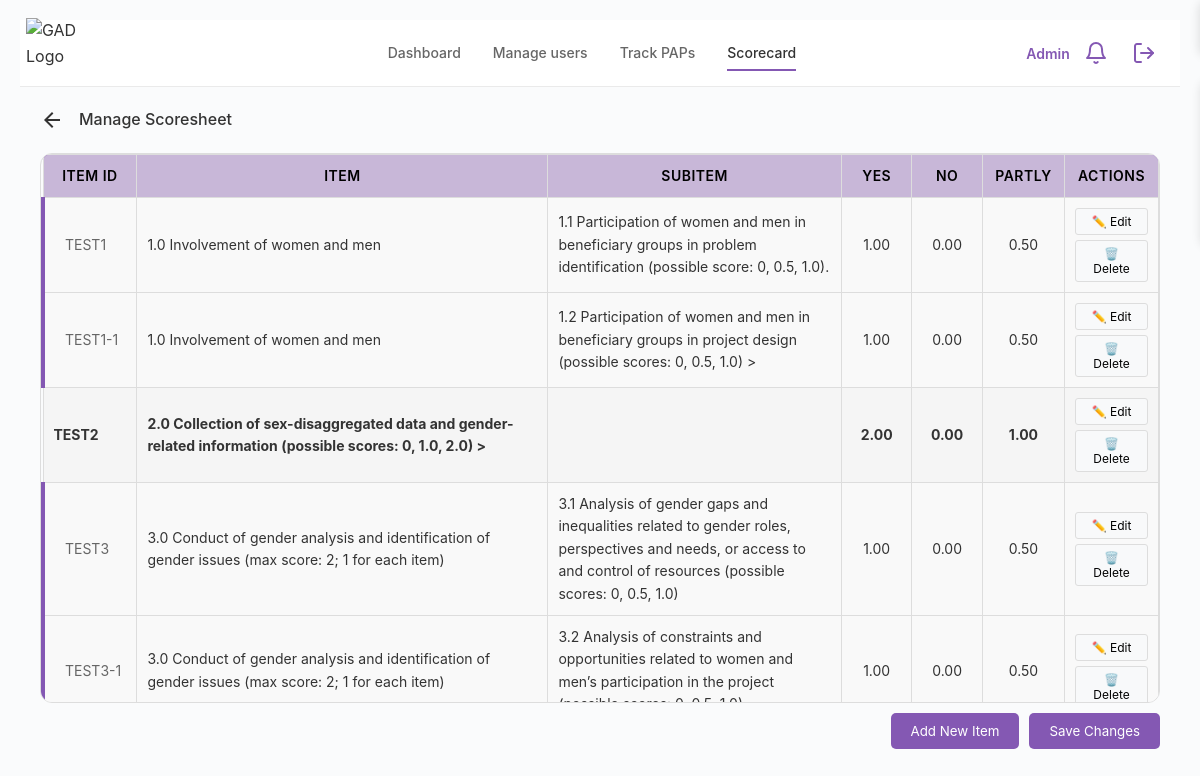
Screenshot of /manage_scoresheet.php (signed in) with the database file from the repository.
### tables this page shows
CREATE TABLE IF NOT EXISTS `scoresheet` (
  `itemID` varchar(10) NOT NULL,
  `item` text NOT NULL,
  `subitem` text,
  `adminID` varchar(10) NOT NULL,
  `yesValue` decimal(5,2) NOT NULL,
  `noValue` decimal(5,2) NOT NULL,
  `partlyValue` decimal(5,2) NOT NULL,
  PRIMARY KEY (`itemID`),
  KEY `adminID` (`adminID`)
);

### manage_scoresheet.php (the view, shortened to what this page needs)
<?php
$pdo = new PDO('mysql:host=localhost;dbname=gad_dbms', 'root', '');
if (!isset($_SESSION['scoresheet']) && !isset($_SESSION['cleared'])) {
    $stmt = $pdo->query("
        SELECT s.* FROM Scoresheet s
        JOIN (
            SELECT itemID FROM ScoresheetVersions
            WHERE versionID = (
                SELECT versionID FROM ScoresheetVersions
                ORDER BY dateAdministered DESC LIMIT 1
            )
        ) AS latest ON latest.itemID = s.itemID
    ");
    $_SESSION['scoresheet'] = $stmt->fetchAll(PDO::FETCH_ASSOC);
}
    if (isset($_SESSION['adminID'])) {
        $adminID = $_SESSION['adminID'];
        $adminTooltip = htmlspecialchars($adminID);
    } else {
        echo "Admin ID is not set in the session.";
    }
?>
<!DOCTYPE html>
<html lang="en">
<head>
    <link rel="stylesheet" href="globalstyles.css">
    <link rel="stylesheet" href="admin-tables.css">
    <link rel="stylesheet" href="header-admin.css">
</head>
<body style="overflow: hidden;">
        <div class="view" style="margin:0 auto; padding:20px; box-sizing:border-box;">
        <div class="header">
            <div class="logo">
                <div class="logo-icon">
                    <img src="img/logo.svg" alt="GAD Logo" width="80" height="80">
                </div>
            </div>
            <nav>
                <ul class="nav-menu">
                    <li><a href="adminhome.php" class="nav-item">Dashboard</a></li>
                    <li><a href="admin-usrmgt.php" class="nav-item">Manage users</a></li>
                    <li><a href="admin-papseval.html" class="nav-item">Track PAPs</a></li>
                    <li><a href="adminscoresheet.php" class="nav-item active">Scorecard</a></li>
                </ul>
            </nav>
           <div class="header-actions">
                <div class="header-icon-container">
                    <button class="icon-button" style="position: relative;" data-tooltip="<?php echo $adminTooltip; ?>"
                    onmouseover="this.querySelector('.tooltip').style.display='block'"
                        onmouseout="this.querySelector('.tooltip').style.display='none'">
                    <span style="color: #8458B3; font-weight: 600; font-size: 14px;">Admin</span>
                </button>
                </div>
                <div class="header-icon-container">
                    <button class="icon-button" id="notification-button" title="Notifications">
                    </button>
                </div>
                <div class="header-icon-container">
                    <button class="icon-button" id="menu-button" title="Log out">
                    </button>
                </div>
            </div>
        </div>
        <div class="subheader-container">
            <div class="subheader-header">
                <div class="header-left">
                    <a href="adminscoresheet.php" class="back-icon">
                        <svg width="24" height="24" viewBox="0 0 24 24" fill="none" xmlns="http://www.w3.org/2000/svg">
                            <path d="M20 11H7.83L13.42 5.41L12 4L4 12L12 20L13.41 18.59L7.83 13H20V11Z" fill="#333333"/>
                        </svg>
                    </a>
                    <div class="subheader-title">Manage Scoresheet</div>
                </div>
            </div>
        </div>
        <div class="table-container">
            <table>
                <thead class="sticky-header">
                    <tr>
                        <th style="width: 8%;">Item ID</th>
                        <th style="width: 35%;">Item</th>
                        <th style="width: 25%;">Subitem</th>
                        <th style="width: 6%;" class="response-columns">Yes</th>
                        <th style="width: 6%;" class="response-columns">No</th>
                        <th style="width: 7%;" class="response-columns">Partly</th>
                        <th style="width: 8%;">Actions</th>
                    </tr>
                </thead>
                <tbody class="table-body-container">
                    <?php if (isset($_SESSION['scoresheet']) && is_array($_SESSION['scoresheet'])): ?>
                        <?php foreach ($_SESSION['scoresheet'] as $item): ?>
                           <?php if (isset($_POST['edit']) && $_POST['edit'] === $item['itemID']): ?>
                <form method="post">
                    <tr>
                        <td>
                            <?= htmlspecialchars($item['itemID']) ?>
                            <input type="hidden" name="itemID" value="<?= htmlspecialchars($item['itemID']) ?>">
                        </td>
                        <td>
                            <textarea name="item" class="edit-input-textarea auto-resize"
                                    placeholder="Enter item text..."><?= htmlspecialchars($item['item']) ?></textarea>
                        </td>
                        <td>
                            <textarea name="subitem" class="edit-input-textarea auto-resize"
                                    placeholder="Enter subitem text..."><?= htmlspecialchars($item['subitem']) ?></textarea>
                        </td>
                        <td>
                            <input name="yesValue" class="edit-input-number" type="number" step="0.01"
                                value="<?= htmlspecialchars($item['yesValue']) ?>">
                        </td>
                        <td>
                            <input name="noValue" class="edit-input-number" type="number" step="0.01"
                                value="<?= htmlspecialchars($item['noValue']) ?>">
                        </td>
                        <td>
                            <input name="partlyValue" class="edit-input-number" type="number" step="0.01"
                                value="<?= htmlspecialchars($item['partlyValue']) ?>">
                        </td>
                        <td class="action-buttons">
                            <button name="edit_apply" type="submit">✅ Save</button>
                            <button type="button" onclick="cancelEdit()">❌ Cancel</button>
                        </td>
                    </tr>
                </form>
            <?php else: ?>
                <tr class="<?= !empty($item['subitem']) ? 'sub-item' : 'main-category' ?>">
                    <td><?= htmlspecialchars($item['itemID']) ?></td>
                    <td><?= htmlspecialchars($item['item']) ?></td>
                    <td><?= htmlspecialchars($item['subitem']) ?></td>
                    <td class="response-columns"><?= htmlspecialchars($item['yesValue']) ?></td>
                    <td class="response-columns"><?= htmlspecialchars($item['noValue']) ?></td>
                    <td class="response-columns"><?= htmlspecialchars($item['partlyValue']) ?></td>
                    <td>
                        <div class="action-buttons">
                            <form method="post" style="display:inline">
                                <button name="edit" value="<?= htmlspecialchars($item['itemID']) ?>">✏️ Edit</button>
                            </form>
                            <form method="post" style="display:inline">
                                <button name="delete" value="<?= htmlspecialchars($item['itemID']) ?>"
                                        onclick="return confirm('Delete this item?')">🗑️ Delete</button>
                            </form>
                        </div>
                    </td>
                </tr>
            <?php endif; ?>
                        <?php endforeach; ?>
                    <?php else: ?>
                        <tr>
                            <td colspan="7" style="text-align: center; color: #999; padding: 20px;">No items to display</td>
                        </tr>
                    <?php endif; ?>
                </tbody>
            </table>
        </div>
        <div class="footer">
           <button type="button" id="addItemBtn" style="background-color: #8458B3; color: white; padding: 10px 20px; border: none; border-radius: 5px; cursor: pointer;" onmouseover="this.style.backgroundColor='#6a4a8d'" onmouseout="this.style.backgroundColor='#8458B3'">Add New Item</button>
            <form method="post" style="display: inline;">
            <button type="submit" name="save" style="background-color: #8458B3; color: white; padding: 10px 20px; border: none; border-radius: 5px; cursor: pointer;" onmouseover="this.style.backgroundColor='#6a4a8d'" onmouseout="this.style.backgroundColor='#8458B3'" onclick="return confirm('Save changes and create new version?')">Save Changes</button>
            </form>
        </div>
        </div>
</body>
</html>

### globalstyles.css (style rules this page uses)
* { margin: 0; padding: 0; box-sizing: border-box; font-family: -apple-system, BlinkMacSystemFont, 'Segoe UI', Roboto, Oxygen, Ubuntu, Cantarell, sans-serif; }
body { font-family: -apple-system, BlinkMacSystemFont, 'Segoe UI', Roboto, Oxygen, Ubuntu, Cantarell, sans-serif; background-color: #f8fafc; color: #1e293b; line-height: 1.5; }
.view { width: 100vw; min-height: 100vh; background-color: white; box-shadow: 0 0 10px rgba(0, 0, 0, 0.1); display: flex; flex-direction: column; }
.header { display: flex; justify-content: space-between; align-items: center; padding: 20px; background-color: white; border-bottom: 1px solid #eaeaea; }
.logo { display: flex; align-items: center; margin-top: 10px; }
.logo-icon { width: 40px; height: 40px; display: flex; align-items: center; margin-left: -10px; }
.header-actions { display: flex; gap: 20px; }
.icon-button { background: none; border: none; cursor: pointer; width: 60px; height: 60px; display: flex; align-items: center; justify-content: center; border-radius: 50%; transition: background-color 0.3s; }
.subheader-container { padding: 20px; }
.header-left { display: flex; align-items: center; }
.back-icon { margin-right: 15px; display: flex; align-items: center; }
.subheader-title { font-size: 16px; font-weight: 500; }
.header-icon-container { display: flex; flex-direction: column; align-items: center; }

### admin-tables.css (style rules this page uses)
* { margin: 0; padding: 0; box-sizing: border-box; font-family: -apple-system, BlinkMacSystemFont, 'Segoe UI', Roboto, sans-serif; }
body { font-family: -apple-system, BlinkMacSystemFont, 'Segoe UI', Roboto, sans-serif; background-color: #f8f9fa; color: #333; line-height: 1.6; }
.table-container { border-radius: 12px; overflow-x: auto; }
table { width: 100%; border-collapse: collapse; }
thead { background: linear-gradient(135deg, #8458B3 0%, #a078d4 100%); color: white; }
th { padding: 16px 20px; text-align: left; font-weight: 600; font-size: 14px; text-transform: uppercase; letter-spacing: 0.5px; }
td { padding: 16px 20px; border-bottom: 1px solid #f1f3f4; font-size: 14px; }
tbody tr { transition: background-color 0.2s ease; }

### header-admin.css (style rules this page uses)
.header { display: flex; justify-content: space-between; align-items: center; padding: 8px 16px; }
body { font-family: -apple-system, BlinkMacSystemFont, 'Segoe UI', Roboto, sans-serif; background-color: #f8f9fa; color: #333; line-height: 1.6; }
.header-actions { display: flex; gap: 8px; }
.icon-button { padding: 4px; }
.logo { margin-right: 90px; }
nav { flex: 1; }
.nav-menu { display: flex; justify-content: center; gap: 50px; list-style: none; padding: 0; margin: 0; }
.nav-item { color: #666; text-decoration: none; font-weight: 200; padding: 8px 0; border-bottom: 2px solid transparent; transition: all 0.2s ease; }
.nav-item.active { color: #333; border-bottom-color: #8b5cf6; }
* { margin: 0; padding: 0; box-sizing: border-box; }
.table-container { border-radius: 12px; overflow-x: auto; }
table { width: 100%; border-collapse: collapse; }
thead { background: linear-gradient(135deg, #8458B3 0%, #a078d4 100%); color: white; }
th { padding: 16px 20px; text-align: left; font-weight: 600; font-size: 14px; text-transform: uppercase; letter-spacing: 0.5px; }
td { padding: 16px 20px; border-bottom: 1px solid #f1f3f4; font-size: 14px; }
tbody tr { transition: background-color 0.2s ease; }

### rows the page displays
scoresheet: itemID "TEST1", item "1.0 Involvement of women and men", subitem "1.1 Participation of women and men in beneficiary groups in problem identification (possible score: 0, 0.5, 1.0).", yesValue "1.00", noValue "0.00", partlyValue "0.50"
scoresheet: itemID "TEST1-1", item "1.0 Involvement of women and men", subitem "1.2 Participation of women and men in beneficiary groups in project design (possible scores: 0, 0.5, 1.0) >", yesValue "1.00", noValue "0.00", partlyValue "0.50"
scoresheet: itemID "TEST2", item "2.0 Collection of sex-disaggregated data and gender-related information (possible scores: 0, 1.0, 2.0) >", yesValue "2.00", noValue "0.00", partlyValue "1.00"
scoresheet: itemID "TEST3", item "3.0 Conduct of gender analysis and identification of gender issues (max score: 2; 1 for each item)", subitem "3.1 Analysis of gender gaps and inequalities related to gender roles, perspectives and needs, or access to and control of resources (possible scores: 0, 0.5, 1.0)", yesValue "1.00", noValue "0.00", partlyValue "0.50"
scoresheet: itemID "TEST3-1", item "3.0 Conduct of gender analysis and identification of gender issues (max score: 2; 1 for each item)", subitem "3.2 Analysis of constraints and opportunities related to women and men’s participation in the project…", yesValue "1.00", noValue "0.00", partlyValue "0.50"
